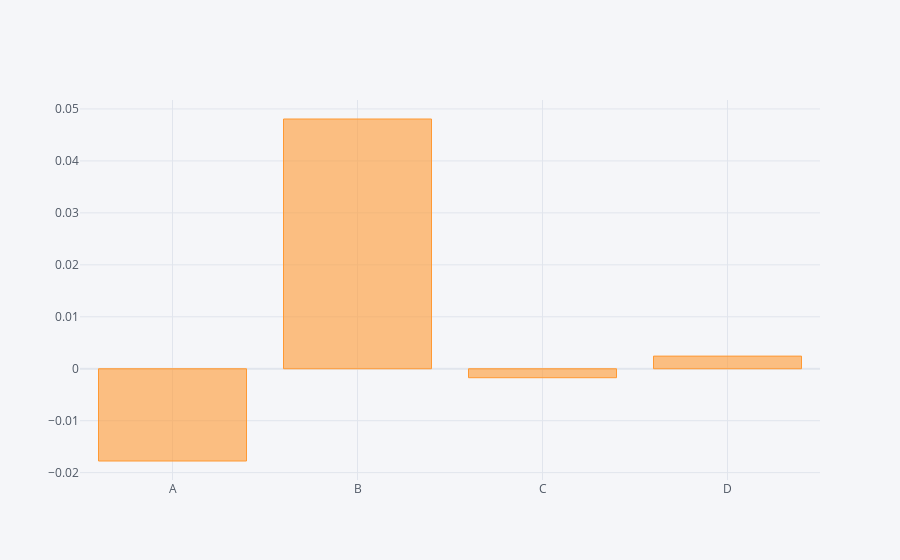

The code cell stored with this chart in its notebook:
### Code cell
df1.mean().iplot(kind="bar")

### Figure 1 — Plotly figure (JSON) as saved in the notebook; plotly's stock layout.template omitted (floating-point values rounded to 4 significant figures)
{"data": [{"marker": {"color": "rgba(255, 153, 51, 0.6)", "line": {"color": "rgba(255, 153, 51, 1.0)", "width": 1}}, "name": "None", "orientation": "v", "text": "", "type": "bar", "x": ["A", "B", "C", "D"], "y": [-0.01775, 0.04807, -0.001723, 0.002432]}], "layout": {"legend": {"bgcolor": "#F5F6F9", "font": {"color": "#4D5663"}}, "paper_bgcolor": "#F5F6F9", "plot_bgcolor": "#F5F6F9", "title": {"font": {"color": "#4D5663"}}, "xaxis": {"gridcolor": "#E1E5ED", "showgrid": true, "tickfont": {"color": "#4D5663"}, "title": {"font": {"color": "#4D5663"}, "text": ""}, "zerolinecolor": "#E1E5ED"}, "yaxis": {"gridcolor": "#E1E5ED", "showgrid": true, "tickfont": {"color": "#4D5663"}, "title": {"font": {"color": "#4D5663"}, "text": ""}, "zerolinecolor": "#E1E5ED"}}}
